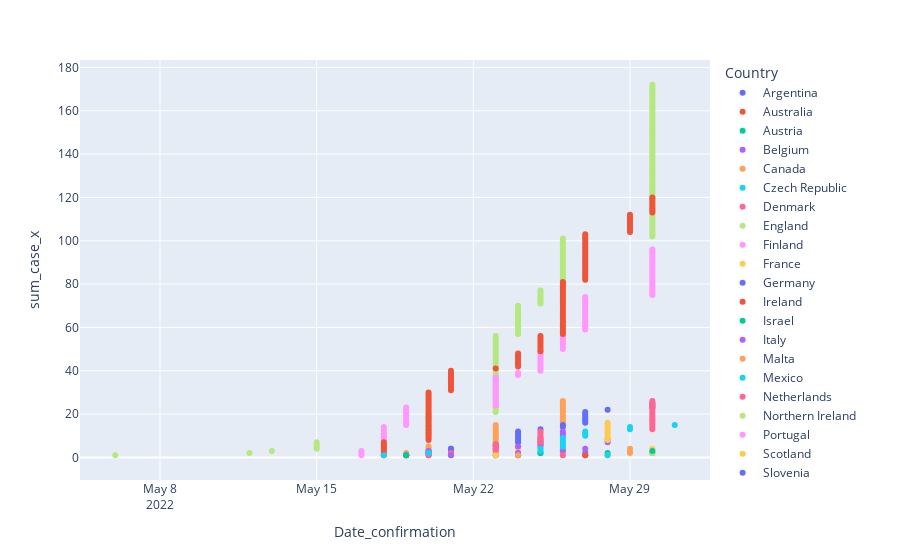

Here is the notebook cell this chart was saved with:
### Code cell
fig2 = px.scatter(merge_df, x='Date_confirmation',y='sum_case_x', color='Country')
fig2.show()

### Figure 1 — Plotly figure (JSON) as saved in the notebook; plotly's stock layout.template omitted (floating-point values rounded to 4 significant figures; data arrays with more than 128 entries replaced by an {"elided": "..."} marker saying what was removed)
{"data": [{"hovertemplate": "Country=Argentina<br>Date_confirmation=%{x}<br>sum_case_x=%{y}<extra></extra>", "legendgroup": "Argentina", "marker": {"color": "#636efa", "symbol": "circle"}, "mode": "markers", "name": "Argentina", "orientation": "v", "showlegend": true, "type": "scatter", "x": ["2022-05-27T00:00:00", "2022-05-27T00:00:00"], "xaxis": "x", "y": [1, 2], "yaxis": "y"}, {"hovertemplate": "Country=Australia<br>Date_confirmation=%{x}<br>sum_case_x=%{y}<extra></extra>", "legendgroup": "Australia", "marker": {"color": "#EF553B", "symbol": "circle"}, "mode": "markers", "name": "Australia", "orientation": "v", "showlegend": true, "type": "scatter", "x": ["2022-05-20T00:00:00", "2022-05-20T00:00:00"], "xaxis": "x", "y": [1, 2], "yaxis": "y"}, {"hovertemplate": "Country=Austria<br>Date_confirmation=%{x}<br>sum_case_x=%{y}<extra></extra>", "legendgroup": "Austria", "marker": {"color": "#00cc96", "symbol": "circle"}, "mode": "markers", "name": "Austria", "orientation": "v", "showlegend": true, "type": "scatter", "x": ["2022-05-23T00:00:00"], "xaxis": "x", "y": [1], "yaxis": "y"}, {"hovertemplate": "Country=Belgium<br>Date_confirmation=%{x}<br>sum_case_x=%{y}<extra></extra>", "legendgroup": "Belgium", "marker": {"color": "#ab63fa", "symbol": "circle"}, "mode": "markers", "name": "Belgium", "orientation": "v", "showlegend": true, "type": "scatter", "x": ["2022-05-19T00:00:00", "2022-05-20T00:00:00", "2022-05-20T00:00:00", "2022-05-21T00:00:00", "2022-05-25T00:00:00", "2022-05-25T00:00:00", "2022-05-28T00:00:00", "2022-05-28T00:00:00"], "xaxis": "x", "y": [1, 2, 3, 4, 5, 6, 7, 8], "yaxis": "y"}, {"hovertemplate": "Country=Canada<br>Date_confirmation=%{x}<br>sum_case_x=%{y}<extra></extra>", "legendgroup": "Canada", "marker": {"color": "#FFA15A", "symbol": "circle"}, "mode": "markers", "name": "Canada", "orientation": "v", "showlegend": true, "type": "scatter", "x": ["2022-05-19T00:00:00", "2022-05-19T00:00:00", "2022-05-20T00:00:00", "2022-05-20T00:00:00", "2022-05-20T00:00:00", "2022-05-23T00:00:00", "2022-05-23T00:00:00", "2022-05-23T00:00:00", "2022-05-23T00:00:00", "2022-05-23T00:00:00", "2022-05-23T00:00:00", "2022-05-23T00:00:00", "2022-05-23T00:00:00", "2022-05-23T00:00:00", "2022-05-23T00:00:00", "2022-05-26T00:00:00", "2022-05-26T00:00:00", "2022-05-26T00:00:00", "2022-05-26T00:00:00", "2022-05-26T00:00:00", "2022-05-26T00:00:00", "2022-05-26T00:00:00", "2022-05-26T00:00:00", "2022-05-26T00:00:00", "2022-05-26T00:00:00", "2022-05-26T00:00:00"], "xaxis": "x", "y": [1, 2, 3, 4, 5, 6, 7, 8, 9, 10, 11, 12, 13, 14, 15, 16, 17, 18, 19, 20, 21, 22, 23, 24, 25, 26], "yaxis": "y"}, {"hovertemplate": "Country=Czech Republic<br>Date_confirmation=%{x}<br>sum_case_x=%{y}<extra></extra>", "legendgroup": "Czech Republic", "marker": {"color": "#19d3f3", "symbol": "circle"}, "mode": "markers", "name": "Czech Republic", "orientation": "v", "showlegend": true, "type": "scatter", "x": ["2022-05-24T00:00:00", "2022-05-26T00:00:00", "2022-05-26T00:00:00", "2022-05-26T00:00:00", "2022-05-26T00:00:00"], "xaxis": "x", "y": [1, 2, 3, 4, 5], "yaxis": "y"}, {"hovertemplate": "Country=Denmark<br>Date_confirmation=%{x}<br>sum_case_x=%{y}<extra></extra>", "legendgroup": "Denmark", "marker": {"color": "#FF6692", "symbol": "circle"}, "mode": "markers", "name": "Denmark", "orientation": "v", "showlegend": true, "type": "scatter", "x": ["2022-05-23T00:00:00", "2022-05-24T00:00:00"], "xaxis": "x", "y": [1, 2], "yaxis": "y"}, {"hovertemplate": "Country=England<br>Date_confirmation=%{x}<br>sum_case_x=%{y}<extra></extra>", "legendgroup": "England", "marker": {"color": "#B6E880", "symbol": "circle"}, "mode": "markers", "name": "England", "orientation": "v", "showlegend": true, "type": "scatter", "x": {"elided": "172 str values"}, "xaxis": "x", "y": {"elided": "172 int values"}, "yaxis": "y"}, {"hovertemplate": "Country=Finland<br>Date_confirmation=%{x}<br>sum_case_x=%{y}<extra></extra>", "legendgroup": "Finland", "marker": {"color": "#FF97FF", "symbol": "circle"}, "mode": "markers", "name": "Finland", "orientation": "v", "showlegend": true, "type": "scatter", "x": ["2022-05-27T00:00:00"], "xaxis": "x", "y": [1], "yaxis": "y"}, {"hovertemplate": "Country=France<br>Date_confirmation=%{x}<br>sum_case_x=%{y}<extra></extra>", "legendgroup": "France", "marker": {"color": "#FECB52", "symbol": "circle"}, "mode": "markers", "name": "France", "orientation": "v", "showlegend": true, "type": "scatter", "x": ["2022-05-19T00:00:00", "2022-05-23T00:00:00", "2022-05-23T00:00:00", "2022-05-24T00:00:00", "2022-05-24T00:00:00", "2022-05-25T00:00:00", "2022-05-25T00:00:00", "2022-05-28T00:00:00", "2022-05-28T00:00:00", "2022-05-28T00:00:00", "2022-05-28T00:00:00", "2022-05-28T00:00:00", "2022-05-28T00:00:00", "2022-05-28T00:00:00", "2022-05-28T00:00:00", "2022-05-28T00:00:00", "2022-05-30T00:00:00"], "xaxis": "x", "y": [1, 2, 3, 4, 5, 6, 7, 8, 9, 10, 11, 12, 13, 14, 15, 16, 17], "yaxis": "y"}, {"hovertemplate": "Country=Germany<br>Date_confirmation=%{x}<br>sum_case_x=%{y}<extra></extra>", "legendgroup": "Germany", "marker": {"color": "#636efa", "symbol": "circle"}, "mode": "markers", "name": "Germany", "orientation": "v", "showlegend": true, "type": "scatter", "x": ["2022-05-19T00:00:00", "2022-05-20T00:00:00", "2022-05-21T00:00:00", "2022-05-21T00:00:00", "2022-05-23T00:00:00", "2022-05-23T00:00:00", "2022-05-24T00:00:00", "2022-05-24T00:00:00", "2022-05-24T00:00:00", "2022-05-24T00:00:00", "2022-05-24T00:00:00", "2022-05-24T00:00:00", "2022-05-25T00:00:00", "2022-05-26T00:00:00", "2022-05-26T00:00:00", "2022-05-27T00:00:00", "2022-05-27T00:00:00", "2022-05-27T00:00:00", "2022-05-27T00:00:00", "2022-05-27T00:00:00", "2022-05-27T00:00:00", "2022-05-28T00:00:00", "2022-05-30T00:00:00", "2022-05-30T00:00:00", "2022-05-30T00:00:00"], "xaxis": "x", "y": [1, 2, 3, 4, 5, 6, 7, 8, 9, 10, 11, 12, 13, 14, 15, 16, 17, 18, 19, 20, 21, 22, 23, 24, 25], "yaxis": "y"}, {"hovertemplate": "Country=Ireland<br>Date_confirmation=%{x}<br>sum_case_x=%{y}<extra></extra>", "legendgroup": "Ireland", "marker": {"color": "#EF553B", "symbol": "circle"}, "mode": "markers", "name": "Ireland", "orientation": "v", "showlegend": true, "type": "scatter", "x": ["2022-05-27T00:00:00", "2022-05-30T00:00:00"], "xaxis": "x", "y": [1, 2], "yaxis": "y"}, {"hovertemplate": "Country=Israel<br>Date_confirmation=%{x}<br>sum_case_x=%{y}<extra></extra>", "legendgroup": "Israel", "marker": {"color": "#00cc96", "symbol": "circle"}, "mode": "markers", "name": "Israel", "orientation": "v", "showlegend": true, "type": "scatter", "x": ["2022-05-21T00:00:00", "2022-05-28T00:00:00"], "xaxis": "x", "y": [1, 2], "yaxis": "y"}, {"hovertemplate": "Country=Italy<br>Date_confirmation=%{x}<br>sum_case_x=%{y}<extra></extra>", "legendgroup": "Italy", "marker": {"color": "#ab63fa", "symbol": "circle"}, "mode": "markers", "name": "Italy", "orientation": "v", "showlegend": true, "type": "scatter", "x": ["2022-05-19T00:00:00", "2022-05-20T00:00:00", "2022-05-20T00:00:00", "2022-05-23T00:00:00", "2022-05-24T00:00:00", "2022-05-25T00:00:00", "2022-05-25T00:00:00", "2022-05-25T00:00:00", "2022-05-25T00:00:00", "2022-05-26T00:00:00", "2022-05-26T00:00:00", "2022-05-26T00:00:00"], "xaxis": "x", "y": [1, 2, 3, 4, 5, 6, 7, 8, 9, 10, 11, 12], "yaxis": "y"}, {"hovertemplate": "Country=Malta<br>Date_confirmation=%{x}<br>sum_case_x=%{y}<extra></extra>", "legendgroup": "Malta", "marker": {"color": "#FFA15A", "symbol": "circle"}, "mode": "markers", "name": "Malta", "orientation": "v", "showlegend": true, "type": "scatter", "x": ["2022-05-28T00:00:00"], "xaxis": "x", "y": [1], "yaxis": "y"}, {"hovertemplate": "Country=Mexico<br>Date_confirmation=%{x}<br>sum_case_x=%{y}<extra></extra>", "legendgroup": "Mexico", "marker": {"color": "#19d3f3", "symbol": "circle"}, "mode": "markers", "name": "Mexico", "orientation": "v", "showlegend": true, "type": "scatter", "x": ["2022-05-28T00:00:00"], "xaxis": "x", "y": [1], "yaxis": "y"}, {"hovertemplate": "Country=Netherlands<br>Date_confirmation=%{x}<br>sum_case_x=%{y}<extra></extra>", "legendgroup": "Netherlands", "marker": {"color": "#FF6692", "symbol": "circle"}, "mode": "markers", "name": "Netherlands", "orientation": "v", "showlegend": true, "type": "scatter", "x": ["2022-05-20T00:00:00", "2022-05-21T00:00:00", "2022-05-23T00:00:00", "2022-05-23T00:00:00", "2022-05-23T00:00:00", "2022-05-23T00:00:00", "2022-05-25T00:00:00", "2022-05-25T00:00:00", "2022-05-25T00:00:00", "2022-05-25T00:00:00", "2022-05-25T00:00:00", "2022-05-25T00:00:00", "2022-05-30T00:00:00", "2022-05-30T00:00:00", "2022-05-30T00:00:00", "2022-05-30T00:00:00", "2022-05-30T00:00:00", "2022-05-30T00:00:00", "2022-05-30T00:00:00", "2022-05-30T00:00:00", "2022-05-30T00:00:00", "2022-05-30T00:00:00", "2022-05-30T00:00:00", "2022-05-30T00:00:00", "2022-05-30T00:00:00", "2022-05-30T00:00:00"], "xaxis": "x", "y": [1, 2, 3, 4, 5, 6, 7, 8, 9, 10, 11, 12, 13, 14, 15, 16, 17, 18, 19, 20, 21, 22, 23, 24, 25, 26], "yaxis": "y"}, {"hovertemplate": "Country=Northern Ireland<br>Date_confirmation=%{x}<br>sum_case_x=%{y}<extra></extra>", "legendgroup": "Northern Ireland", "marker": {"color": "#B6E880", "symbol": "circle"}, "mode": "markers", "name": "Northern Ireland", "orientation": "v", "showlegend": true, "type": "scatter", "x": ["2022-05-26T00:00:00", "2022-05-30T00:00:00"], "xaxis": "x", "y": [1, 2], "yaxis": "y"}, {"hovertemplate": "Country=Portugal<br>Date_confirmation=%{x}<br>sum_case_x=%{y}<extra></extra>", "legendgroup": "Portugal", "marker": {"color": "#FF97FF", "symbol": "circle"}, "mode": "markers", "name": "Portugal", "orientation": "v", "showlegend": true, "type": "scatter", "x": ["2022-05-17T00:00:00", "2022-05-17T00:00:00", "2022-05-17T00:00:00", "2022-05-18T00:00:00", "2022-05-18T00:00:00", "2022-05-18T00:00:00", "2022-05-18T00:00:00", "2022-05-18T00:00:00", "2022-05-18T00:00:00", "2022-05-18T00:00:00", "2022-05-18T00:00:00", "2022-05-18T00:00:00", "2022-05-18T00:00:00", "2022-05-18T00:00:00", "2022-05-19T00:00:00", "2022-05-19T00:00:00", "2022-05-19T00:00:00", "2022-05-19T00:00:00", "2022-05-19T00:00:00", "2022-05-19T00:00:00", "2022-05-19T00:00:00", "2022-05-19T00:00:00", "2022-05-19T00:00:00", "2022-05-23T00:00:00", "2022-05-23T00:00:00", "2022-05-23T00:00:00", "2022-05-23T00:00:00", "2022-05-23T00:00:00", "2022-05-23T00:00:00", "2022-05-23T00:00:00", "2022-05-23T00:00:00", "2022-05-23T00:00:00", "2022-05-23T00:00:00", "2022-05-23T00:00:00", "2022-05-23T00:00:00", "2022-05-23T00:00:00", "2022-05-23T00:00:00", "2022-05-24T00:00:00", "2022-05-24T00:00:00", "2022-05-25T00:00:00", "2022-05-25T00:00:00", "2022-05-25T00:00:00", "2022-05-25T00:00:00", "2022-05-25T00:00:00", "2022-05-25T00:00:00", "2022-05-25T00:00:00", "2022-05-25T00:00:00", "2022-05-25T00:00:00", "2022-05-25T00:00:00", "2022-05-26T00:00:00", "2022-05-26T00:00:00", "2022-05-26T00:00:00", "2022-05-26T00:00:00", "2022-05-26T00:00:00", "2022-05-26T00:00:00", "2022-05-26T00:00:00", "2022-05-26T00:00:00", "2022-05-26T00:00:00", "2022-05-27T00:00:00", "2022-05-27T00:00:00", "2022-05-27T00:00:00", "2022-05-27T00:00:00", "2022-05-27T00:00:00", "2022-05-27T00:00:00", "2022-05-27T00:00:00", "2022-05-27T00:00:00", "2022-05-27T00:00:00", "2022-05-27T00:00:00", "2022-05-27T00:00:00", "2022-05-27T00:00:00", "2022-05-27T00:00:00", "2022-05-27T00:00:00", "2022-05-27T00:00:00", "2022-05-27T00:00:00", "2022-05-30T00:00:00", "2022-05-30T00:00:00", "2022-05-30T00:00:00", "2022-05-30T00:00:00", "2022-05-30T00:00:00", "2022-05-30T00:00:00", "2022-05-30T00:00:00", "2022-05-30T00:00:00", "2022-05-30T00:00:00", "2022-05-30T00:00:00", "2022-05-30T00:00:00", "2022-05-30T00:00:00", "2022-05-30T00:00:00", "2022-05-30T00:00:00", "2022-05-30T00:00:00", "2022-05-30T00:00:00", "2022-05-30T00:00:00", "2022-05-30T00:00:00", "2022-05-30T00:00:00", "2022-05-30T00:00:00", "2022-05-30T00:00:00", "2022-05-30T00:00:00"], "xaxis": "x", "y": [1, 2, 3, 4, 5, 6, 7, 8, 9, 10, 11, 12, 13, 14, 15, 16, 17, 18, 19, 20, 21, 22, 23, 24, 25, 26, 27, 28, 29, 30, 31, 32, 33, 34, 35, 36, 37, 38, 39, 40, 41, 42, 43, 44, 45, 46, 47, 48, 49, 50, 51, 52, 53, 54, 55, 56, 57, 58, 59, 60, 61, 62, 63, 64, 65, 66, 67, 68, 69, 70, 71, 72, 73, 74, 75, 76, 77, 78, 79, 80, 81, 82, 83, 84, 85, 86, 87, 88, 89, 90, 91, 92, 93, 94, 95, 96], "yaxis": "y"}, {"hovertemplate": "Country=Scotland<br>Date_confirmation=%{x}<br>sum_case_x=%{y}<extra></extra>", "legendgroup": "Scotland", "marker": {"color": "#FECB52", "symbol": "circle"}, "mode": "markers", "name": "Scotland", "orientation": "v", "showlegend": true, "type": "scatter", "x": ["2022-05-23T00:00:00", "2022-05-26T00:00:00", "2022-05-26T00:00:00", "2022-05-30T00:00:00"], "xaxis": "x", "y": [1, 2, 3, 4], "yaxis": "y"}, {"hovertemplate": "Country=Slovenia<br>Date_confirmation=%{x}<br>sum_case_x=%{y}<extra></extra>", "legendgroup": "Slovenia", "marker": {"color": "#636efa", "symbol": "circle"}, "mode": "markers", "name": "Slovenia", "orientation": "v", "showlegend": true, "type": "scatter", "x": ["2022-05-24T00:00:00", "2022-05-25T00:00:00"], "xaxis": "x", "y": [1, 2], "yaxis": "y"}, {"hovertemplate": "Country=Spain<br>Date_confirmation=%{x}<br>sum_case_x=%{y}<extra></extra>", "legendgroup": "Spain", "marker": {"color": "#EF553B", "symbol": "circle"}, "mode": "markers", "name": "Spain", "orientation": "v", "showlegend": true, "type": "scatter", "x": ["2022-05-18T00:00:00", "2022-05-18T00:00:00", "2022-05-18T00:00:00", "2022-05-18T00:00:00", "2022-05-18T00:00:00", "2022-05-18T00:00:00", "2022-05-18T00:00:00", "2022-05-20T00:00:00", "2022-05-20T00:00:00", "2022-05-20T00:00:00", "2022-05-20T00:00:00", "2022-05-20T00:00:00", "2022-05-20T00:00:00", "2022-05-20T00:00:00", "2022-05-20T00:00:00", "2022-05-20T00:00:00", "2022-05-20T00:00:00", "2022-05-20T00:00:00", "2022-05-20T00:00:00", "2022-05-20T00:00:00", "2022-05-20T00:00:00", "2022-05-20T00:00:00", "2022-05-20T00:00:00", "2022-05-20T00:00:00", "2022-05-20T00:00:00", "2022-05-20T00:00:00", "2022-05-20T00:00:00", "2022-05-20T00:00:00", "2022-05-20T00:00:00", "2022-05-20T00:00:00", "2022-05-21T00:00:00", "2022-05-21T00:00:00", "2022-05-21T00:00:00", "2022-05-21T00:00:00", "2022-05-21T00:00:00", "2022-05-21T00:00:00", "2022-05-21T00:00:00", "2022-05-21T00:00:00", "2022-05-21T00:00:00", "2022-05-21T00:00:00", "2022-05-23T00:00:00", "2022-05-24T00:00:00", "2022-05-24T00:00:00", "2022-05-24T00:00:00", "2022-05-24T00:00:00", "2022-05-24T00:00:00", "2022-05-24T00:00:00", "2022-05-24T00:00:00", "2022-05-25T00:00:00", "2022-05-25T00:00:00", "2022-05-25T00:00:00", "2022-05-25T00:00:00", "2022-05-25T00:00:00", "2022-05-25T00:00:00", "2022-05-25T00:00:00", "2022-05-25T00:00:00", "2022-05-26T00:00:00", "2022-05-26T00:00:00", "2022-05-26T00:00:00", "2022-05-26T00:00:00", "2022-05-26T00:00:00", "2022-05-26T00:00:00", "2022-05-26T00:00:00", "2022-05-26T00:00:00", "2022-05-26T00:00:00", "2022-05-26T00:00:00", "2022-05-26T00:00:00", "2022-05-26T00:00:00", "2022-05-26T00:00:00", "2022-05-26T00:00:00", "2022-05-26T00:00:00", "2022-05-26T00:00:00", "2022-05-26T00:00:00", "2022-05-26T00:00:00", "2022-05-26T00:00:00", "2022-05-26T00:00:00", "2022-05-26T00:00:00", "2022-05-26T00:00:00", "2022-05-26T00:00:00", "2022-05-26T00:00:00", "2022-05-26T00:00:00", "2022-05-27T00:00:00", "2022-05-27T00:00:00", "2022-05-27T00:00:00", "2022-05-27T00:00:00", "2022-05-27T00:00:00", "2022-05-27T00:00:00", "2022-05-27T00:00:00", "2022-05-27T00:00:00", "2022-05-27T00:00:00", "2022-05-27T00:00:00", "2022-05-27T00:00:00", "2022-05-27T00:00:00", "2022-05-27T00:00:00", "2022-05-27T00:00:00", "2022-05-27T00:00:00", "2022-05-27T00:00:00", "2022-05-27T00:00:00", "2022-05-27T00:00:00", "2022-05-27T00:00:00", "2022-05-27T00:00:00", "2022-05-27T00:00:00", "2022-05-27T00:00:00", "2022-05-29T00:00:00", "2022-05-29T00:00:00", "2022-05-29T00:00:00", "2022-05-29T00:00:00", "2022-05-29T00:00:00", "2022-05-29T00:00:00", "2022-05-29T00:00:00", "2022-05-29T00:00:00", "2022-05-29T00:00:00", "2022-05-30T00:00:00", "2022-05-30T00:00:00", "2022-05-30T00:00:00", "2022-05-30T00:00:00", "2022-05-30T00:00:00", "2022-05-30T00:00:00", "2022-05-30T00:00:00", "2022-05-30T00:00:00"], "xaxis": "x", "y": [1, 2, 3, 4, 5, 6, 7, 8, 9, 10, 11, 12, 13, 14, 15, 16, 17, 18, 19, 20, 21, 22, 23, 24, 25, 26, 27, 28, 29, 30, 31, 32, 33, 34, 35, 36, 37, 38, 39, 40, 41, 42, 43, 44, 45, 46, 47, 48, 49, 50, 51, 52, 53, 54, 55, 56, 57, 58, 59, 60, 61, 62, 63, 64, 65, 66, 67, 68, 69, 70, 71, 72, 73, 74, 75, 76, 77, 78, 79, 80, 81, 82, 83, 84, 85, 86, 87, 88, 89, 90, 91, 92, 93, 94, 95, 96, 97, 98, 99, 100, 101, 102, 103, 104, 105, 106, 107, 108, 109, 110, 111, 112, 113, 114, 115, 116, 117, 118, 119, 120], "yaxis": "y"}, {"hovertemplate": "Country=Sweden<br>Date_confirmation=%{x}<br>sum_case_x=%{y}<extra></extra>", "legendgroup": "Sweden", "marker": {"color": "#00cc96", "symbol": "circle"}, "mode": "markers", "name": "Sweden", "orientation": "v", "showlegend": true, "type": "scatter", "x": ["2022-05-19T00:00:00", "2022-05-25T00:00:00", "2022-05-30T00:00:00"], "xaxis": "x", "y": [1, 2, 3], "yaxis": "y"}, {"hovertemplate": "Country=Switzerland<br>Date_confirmation=%{x}<br>sum_case_x=%{y}<extra></extra>", "legendgroup": "Switzerland", "marker": {"color": "#ab63fa", "symbol": "circle"}, "mode": "markers", "name": "Switzerland", "orientation": "v", "showlegend": true, "type": "scatter", "x": ["2022-05-21T00:00:00", "2022-05-24T00:00:00", "2022-05-26T00:00:00", "2022-05-27T00:00:00"], "xaxis": "x", "y": [1, 2, 3, 4], "yaxis": "y"}, {"hovertemplate": "Country=United Arab Emirates<br>Date_confirmation=%{x}<br>sum_case_x=%{y}<extra></extra>", "legendgroup": "United Arab Emirates", "marker": {"color": "#FFA15A", "symbol": "circle"}, "mode": "markers", "name": "United Arab Emirates", "orientation": "v", "showlegend": true, "type": "scatter", "x": ["2022-05-24T00:00:00", "2022-05-29T00:00:00", "2022-05-29T00:00:00", "2022-05-29T00:00:00"], "xaxis": "x", "y": [1, 2, 3, 4], "yaxis": "y"}, {"hovertemplate": "Country=United States<br>Date_confirmation=%{x}<br>sum_case_x=%{y}<extra></extra>", "legendgroup": "United States", "marker": {"color": "#19d3f3", "symbol": "circle"}, "mode": "markers", "name": "United States", "orientation": "v", "showlegend": true, "type": "scatter", "x": ["2022-05-18T00:00:00", "2022-05-20T00:00:00", "2022-05-25T00:00:00", "2022-05-25T00:00:00", "2022-05-26T00:00:00", "2022-05-26T00:00:00", "2022-05-26T00:00:00", "2022-05-26T00:00:00", "2022-05-26T00:00:00", "2022-05-27T00:00:00", "2022-05-27T00:00:00", "2022-05-27T00:00:00", "2022-05-29T00:00:00", "2022-05-29T00:00:00", "2022-05-31T00:00:00"], "xaxis": "x", "y": [1, 2, 3, 4, 5, 6, 7, 8, 9, 10, 11, 12, 13, 14, 15], "yaxis": "y"}, {"hovertemplate": "Country=Wales<br>Date_confirmation=%{x}<br>sum_case_x=%{y}<extra></extra>", "legendgroup": "Wales", "marker": {"color": "#FF6692", "symbol": "circle"}, "mode": "markers", "name": "Wales", "orientation": "v", "showlegend": true, "type": "scatter", "x": ["2022-05-26T00:00:00"], "xaxis": "x", "y": [1], "yaxis": "y"}], "layout": {"legend": {"title": {"text": "Country"}, "tracegroupgap": 0}, "margin": {"t": 60}, "xaxis": {"anchor": "y", "domain": [0, 1], "title": {"text": "Date_confirmation"}}, "yaxis": {"anchor": "x", "domain": [0, 1], "title": {"text": "sum_case_x"}}}}
